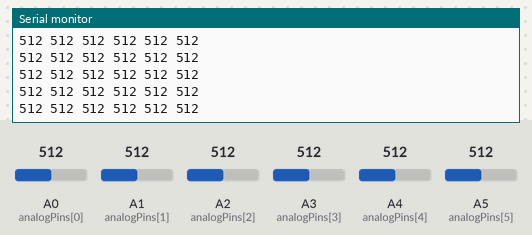
Recording of a sketch running on a simulated Arduino Uno, built with avr-gcc and run on an emulated ATmega328P. Parts: the last lines printed to the serial monitor. The inputs (shaded band) are chosen by the test bench; at power-on: A0 (analogPins[0]) = 512, A2 (analogPins[2]) = 512, A1 (analogPins[1]) = 512, A3 (analogPins[3]) = 512, A4 (analogPins[4]) = 512, A5 (analogPins[5]) = 512.

Above: at 1.2 s.
1.3 s: A0 (analogPins[0]) set to 104
At 2.0 s:
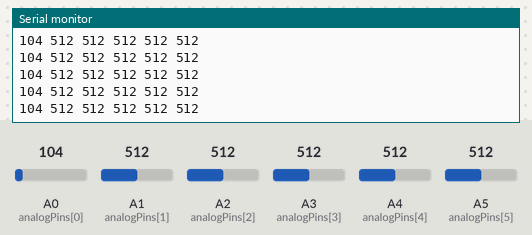
4.3 s: A0 (analogPins[0]) set to 95
At 4.8 s:
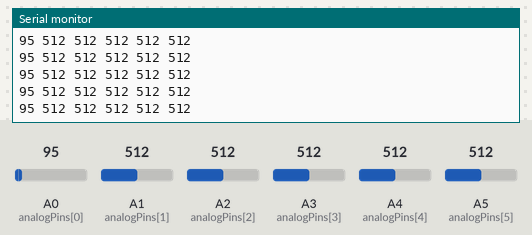
13.3 s: A2 (analogPins[2]) set to 109
At 14.2 s:
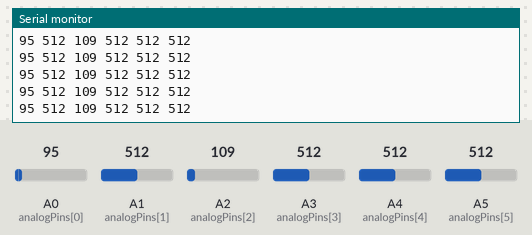
14.8 s: A2 (analogPins[2]) set to 90
At 15.7 s:
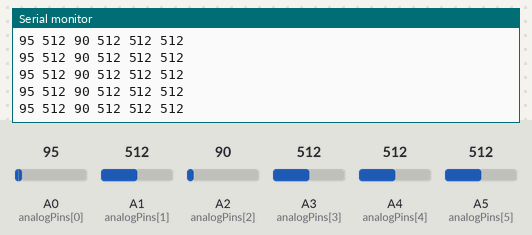
Timing chart, 0 to 17.3 s (numbered marks = the images above; inputs shaded):
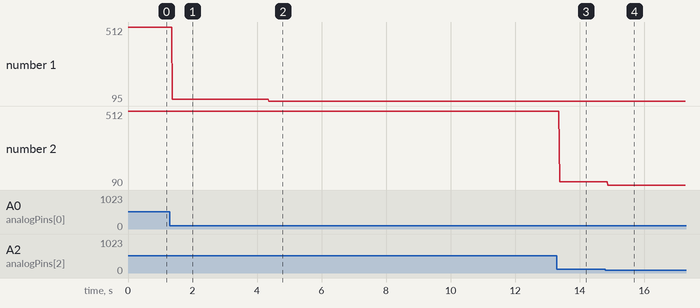

Measured:
- after the input at 1.3 s, the serial monitor: prints a new line after 0.08 s (image 1)
- after the input at 4.3 s, the serial monitor: prints a new line after 0.07 s (image 2)
- after the input at 13.3 s, the serial monitor: prints a new line after 0.08 s (image 3)
- after the input at 14.8 s, the serial monitor: prints a new line after 0.08 s (image 4)
- plotted number 1: 512 → 104 after the input at 1.3 s, 104 → 95 after the input at 4.3 s
- plotted number 2: 512 → 109 after the input at 13.3 s, 109 → 90 after the input at 14.8 s

The sketch:

analogRead_sensorArray.ino
```cpp
int analogPins[] = {A0, A1, A2, A3, A4, A5}; // Array of analog pins to read
int readings[6]; // Array to store the sensor readings

void setup() {
  Serial.begin(9600); // Initialize serial communication
}

void loop() {
  for (int i = 0; i < 6; i++) {
    readings[i] = analogRead(analogPins[i]); // Read analog value from each pin and store in array
  }
  // Print the sensor values to the serial port on one line
  for (int i = 0; i < 6; i++) {
    Serial.print(readings[i]);
    if (i < 5) {
      Serial.print(" ");
    }
  }
  Serial.println(); // Add a line break at the end
  delay(10); // Wait for 10 ms
}
```
